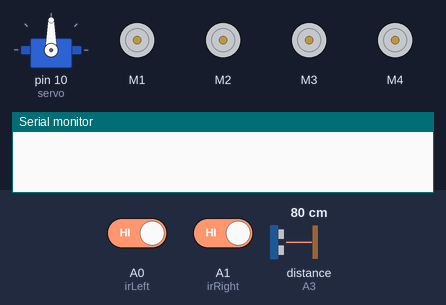
Recording of a sketch running on a simulated Arduino Uno, built with avr-gcc and run on an emulated ATmega328P. On the bench: servo, 4 × DC motor (green arrow = forward, orange = backward, longer = faster), the last lines printed to the serial monitor. The test bench sets the inputs (shaded band); at power-on: A0 (irLeft) HIGH, distance to the obstacle (sensor on A3) 80 cm, A1 (irRight) HIGH. The echo pulse lasts 58.3 µs per cm.

Above: at 1.2 s.
1.3 s: A0 (irLeft) driven LOW
At 2.1 s:
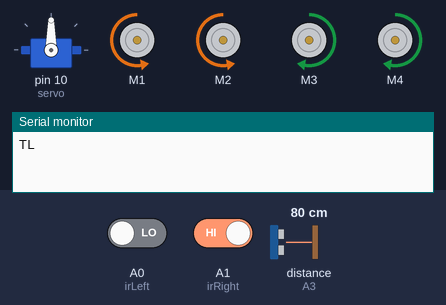
4.3 s: distance to the obstacle (sensor on A3) set to 18 cm
7.3 s: distance to the obstacle (sensor on A3) set to 14 cm
At 9.3 s:
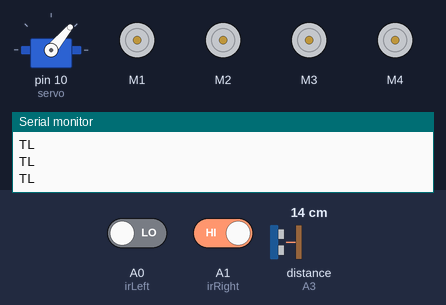
10.3 s: distance to the obstacle (sensor on A3) set to 35 cm
At 10.9 s:
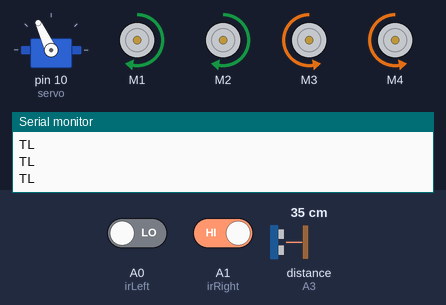
13.3 s: distance to the obstacle (sensor on A3) set to 2 cm
At 16.0 s:
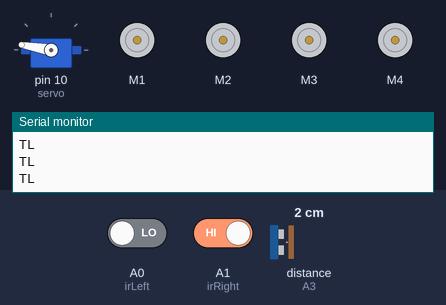
16.3 s: distance to the obstacle (sensor on A3) set to 60 cm
At 17.0 s:
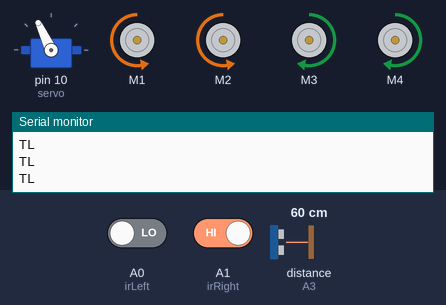
Timing chart, 0 to 20.3 s (numbered marks = the images above; inputs shaded):
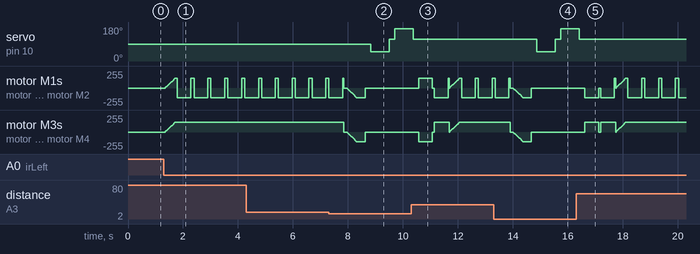

The sketch:

main.ino
```cpp
#include <NewPing.h>
#include <Servo.h>
#include <AFMotor.h>
#define TRIGGER_PIN A2
#define ECHO_PIN A3
#define max_distance 50
#define irLeft A0
#define irRight A1
#define MAX_SPEED 150
#define MAX_SPEED_OFFSET 20
Servo servo;

NewPing sonar(TRIGGER_PIN, ECHO_PIN, max_distance);

AF_DCMotor motor1(1, MOTOR12_1KHZ);
AF_DCMotor motor2(2, MOTOR12_1KHZ);
AF_DCMotor motor3(3, MOTOR34_1KHZ);
AF_DCMotor motor4(4, MOTOR34_1KHZ);
boolean goesForward=false;
int distance = 100;
int speedSet = 0;

void setup() {
Serial.begin(9600);
  pinMode(irLeft, INPUT);
  pinMode(irRight, INPUT);
  servo.attach(10);
  servo.write(90);

  motor1.setSpeed(120);
  motor2.setSpeed(120);
  motor3.setSpeed(120);
  motor4.setSpeed(120);
}
void loop() {
  if (digitalRead(irLeft) == 0 && digitalRead(irRight) == 0 ) {
    objectAvoid();
    //forword
  }
  else if (digitalRead(irLeft) == 0 && digitalRead(irRight) == 1 ) {
    objectAvoid();
    Serial.println("TL");
    //leftturn
    turnLeft();
  }
  else if (digitalRead(irLeft) == 1 && digitalRead(irRight) == 0 ) {
    objectAvoid();
    Serial.println("TR");
    //rightturn
    turnRight();
  }
  else if (digitalRead(irLeft) == 1 && digitalRead(irRight) == 1 ) {
    //Stop
    moveStop();
  }
}
void objectAvoid() {


int distanceR = 0;
 int distanceL =  0;
 delay(40);

 if(distance<=15)
 {
  moveStop();
  delay(100);
  moveBackward();
  delay(300);
  moveStop();
  delay(200);
  distanceR = lookRight();
  delay(200);
  distanceL = lookLeft();
  delay(200);
if(distanceR>=distanceL)
  {
    turnRight();
    moveStop();
  }else
  {
    turnLeft();
    moveStop();
  }
 }else
 {
  moveForward();
 }
 distance = readPing();
}

int lookRight()
{
    servo.write(50);
    delay(500);
    int distance = readPing();
    delay(100);
    servo.write(115);
    return distance;
}

int lookLeft()
{
    servo.write(170);
    delay(500);
    int distance = readPing();
    delay(100);
    servo.write(115);
    return distance;
    delay(100);
}
int readPing() {
  delay(70);
  int cm = sonar.ping_cm();
  if(cm==0)
  {
    cm = 250;
  }
  return cm;
}

void moveStop() {
  motor1.run(RELEASE);
  motor2.run(RELEASE);
  motor3.run(RELEASE);
  motor4.run(RELEASE);
  }

void moveForward() {

 if(!goesForward)
  {
    goesForward=true;
    motor1.run(FORWARD);
    motor2.run(FORWARD);
    motor3.run(FORWARD);
    motor4.run(FORWARD);
   for (speedSet = 0; speedSet < MAX_SPEED; speedSet +=2) // slowly bring the speed up to avoid loading down the batteries too quickly
   {
    motor1.setSpeed(speedSet);
    motor2.setSpeed(speedSet);
    motor3.setSpeed(speedSet);
    motor4.setSpeed(speedSet);
    delay(5);
   }
  }
}

void moveBackward() {
    goesForward=false;
    motor1.run(BACKWARD);
    motor2.run(BACKWARD);
    motor3.run(BACKWARD);
    motor4.run(BACKWARD);
  for (speedSet = 0; speedSet < MAX_SPEED; speedSet +=2) // slowly bring the speed up to avoid loading down the batteries too quickly
  {
    motor1.setSpeed(speedSet);
    motor2.setSpeed(speedSet);
    motor3.setSpeed(speedSet);
    motor4.setSpeed(speedSet);
    delay(5);
  }
}

void turnRight() {
  motor1.run(FORWARD);
  motor2.run(FORWARD);
  motor3.run(BACKWARD);
  motor4.run(BACKWARD);
  delay(500);
  motor1.run(FORWARD);
  motor2.run(FORWARD);
  motor3.run(FORWARD);
  motor4.run(FORWARD);
}

void turnLeft() {
  motor1.run(BACKWARD);
  motor2.run(BACKWARD);
  motor3.run(FORWARD);
  motor4.run(FORWARD);
  delay(500);
  motor1.run(FORWARD);
  motor2.run(FORWARD);
  motor3.run(FORWARD);
  motor4.run(FORWARD);
}
```

Measured:
- the behaviour switches between 16 and 15 cm on distance to the obstacle (sensor on A3) (found by bisection; images 1 and 2)
- after the input at 1.3 s, motor M1, motor M2: ramps from backward 148/255 to forward 148/255 and jumps back, once every 0.61 s; motor M3, motor M4: moves from stopped to forward 148/255 over 0.35 s, starting after 0.06 s
- after the input at 7.3 s, servo on pin 10 (servo): 90° → 50° after 1.5 s, → 115° 0.67 s later, → 170° 0.20 s later
- after the input at 10.3 s, servo on pin 10 (servo): goes on until 10.4 s, then stays 115°
- after the input at 13.3 s, servo on pin 10 (servo): 115° → 50° after 1.6 s, → 115° 0.67 s later, → 170° 0.20 s later
- after the input at 16.3 s, servo on pin 10 (servo): goes on until 16.4 s, then stays 115°
